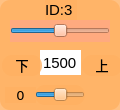
     <widget class="QWidget" name="widget_id3" native="true">
      <property name="geometry">
       <rect>
        <x>270</x>
        <y>50</y>
        <width>120</width>
        <height>110</height>
       </rect>
      </property>
      <property name="styleSheet">
       <string notr="true">background-color: rgb(255, 176, 97, 200);
border-radius:10px;</string>
      </property>
      <widget class="QLabel" name="label_ID3">
       <property name="geometry">
        <rect>
         <x>45</x>
         <y>0</y>
         <width>32</width>
         <height>20</height>
        </rect>
       </property>
       <property name="font">
        <font>
         <family>Arial</family>
         <pointsize>11</pointsize>
        </font>
       </property>
       <property name="styleSheet">
        <string notr="true">background-color: rgb(255, 255, 255， 0);
border-radius:0px;</string>
       </property>
       <property name="text">
        <string>ID:3</string>
       </property>
      </widget>
      <widget class="QSlider" name="horizontalSlider_3">
       <property name="geometry">
        <rect>
         <x>10</x>
         <y>20</y>
         <width>100</width>
         <height>22</height>
        </rect>
       </property>
       <property name="autoFillBackground">
        <bool>false</bool>
       </property>
       <property name="styleSheet">
        <string notr="true">background-color: rgb(255, 170, 127);
border-radius:0px;</string>
       </property>
       <property name="minimum">
        <number>500</number>
       </property>
       <property name="maximum">
        <number>2500</number>
       </property>
       <property name="pageStep">
        <number>1</number>
       </property>
       <property name="value">
        <number>1500</number>
       </property>
       <property name="orientation">
        <enum>Qt::Horizontal</enum>
       </property>
      </widget>
      <widget class="QLineEdit" name="lineEdit_3">
       <property name="geometry">
        <rect>
         <x>40</x>
         <y>50</y>
         <width>41</width>
         <height>25</height>
        </rect>
       </property>
       <property name="font">
        <font>
         <family>Arial</family>
         <pointsize>11</pointsize>
        </font>
       </property>
       <property name="autoFillBackground">
        <bool>false</bool>
       </property>
       <property name="styleSheet">
        <string notr="true">background-color: rgb(255, 255, 255);
border-radius:0px;</string>
       </property>
       <property name="text">
        <string>1500</string>
       </property>
       <property name="alignment">
        <set>Qt::AlignCenter</set>
       </property>
       <property name="readOnly">
        <bool>false</bool>
       </property>
      </widget>
      <widget class="QLabel" name="label_7">
       <property name="geometry">
        <rect>
         <x>82</x>
         <y>55</y>
         <width>40</width>
         <height>21</height>
        </rect>
       </property>
       <property name="font">
        <font>
         <family>黑体</family>
         <pointsize>10</pointsize>
        </font>
       </property>
       <property name="styleSheet">
        <string notr="true">background-color: rgb(255, 255, 255， 0);</string>
       </property>
       <property name="text">
        <string>&lt;html&gt;&lt;head/&gt;&lt;body&gt;&lt;p align=&quot;center&quot;&gt;上&lt;/p&gt;&lt;/body&gt;&lt;/html&gt;</string>
       </property>
      </widget>
      <widget class="QLabel" name="label_d3">
       <property name="geometry">
        <rect>
         <x>5</x>
         <y>87</y>
         <width>31</width>
         <height>16</height>
        </rect>
       </property>
       <property name="font">
        <font>
         <family>DejaVu Sans</family>
         <pointsize>10</pointsize>
        </font>
       </property>
       <property name="styleSheet">
        <string notr="true">background-color: rgb(255, 255, 255， 0);</string>
       </property>
       <property name="text">
        <string>0</string>
       </property>
       <property name="alignment">
        <set>Qt::AlignCenter</set>
       </property>
      </widget>
      <widget class="QLabel" name="label_9">
       <property name="geometry">
        <rect>
         <x>2</x>
         <y>55</y>
         <width>40</width>
         <height>21</height>
        </rect>
       </property>
       <property name="font">
        <font>
         <family>黑体</family>
         <pointsize>10</pointsize>
        </font>
       </property>
       <property name="styleSheet">
        <string notr="true">background-color: rgb(255, 255, 255， 0);</string>
       </property>
       <property name="text">
        <string>&lt;html&gt;&lt;head/&gt;&lt;body&gt;&lt;p align=&quot;center&quot;&gt;下&lt;/p&gt;&lt;/body&gt;&lt;/html&gt;</string>
       </property>
      </widget>
      <widget class="QSlider" name="horizontalSlider_13">
       <property name="geometry">
        <rect>
         <x>35</x>
         <y>85</y>
         <width>50</width>
         <height>20</height>
        </rect>
       </property>
       <property name="styleSheet">
        <string notr="true">background-color: rgb(255, 255, 255， 0);</string>
       </property>
       <property name="minimum">
        <number>-150</number>
       </property>
       <property name="maximum">
        <number>150</number>
       </property>
       <property name="pageStep">
        <number>1</number>
       </property>
       <property name="orientation">
        <enum>Qt::Horizontal</enum>
       </property>
      </widget>
     </widget>
